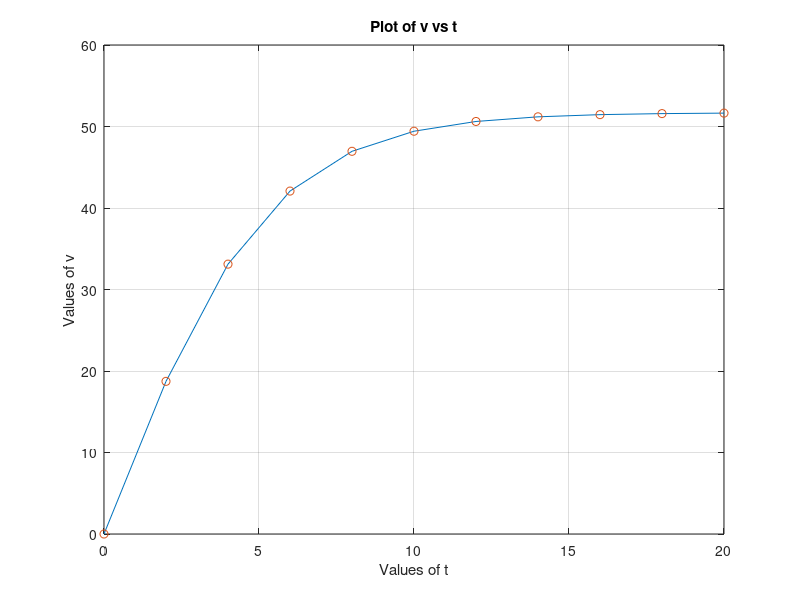

Recreate this plot in MATLAB.
% M-FILE
% Free-falling body

clear;

% Parameters:
g = 9.81;
m = 68.1;
cd = 0.25;

% Exact solution:
% t: zaman [s]
% v: velocity [m/s]
t = [0:2:20]';
v = sqrt(g*m/cd)*tanh(sqrt(g*cd/m)*t);

% Print-outs:
g
m
cd
t
v

% Plots:
plot(t,v,t,v,'o')
title('Plot of v vs t')
xlabel('Values of t')
ylabel('Values of v')
grid
